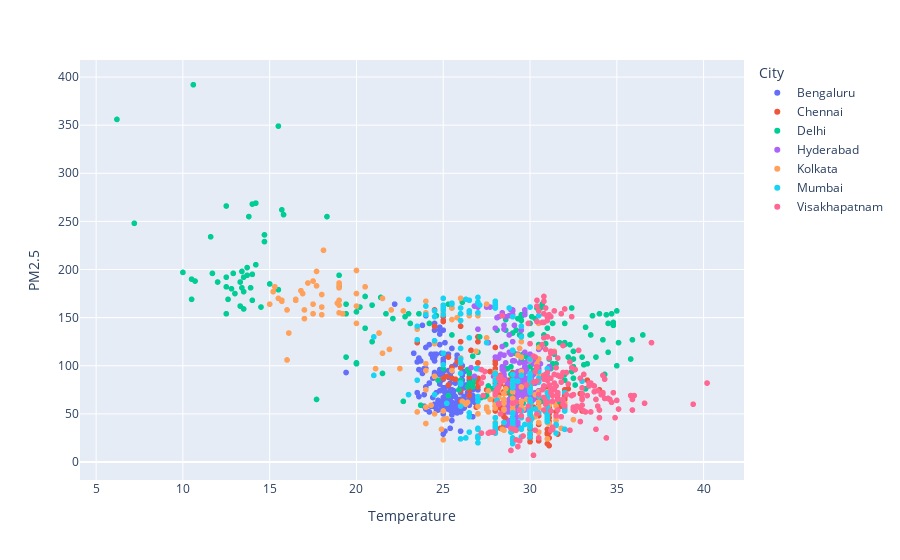

The notebook cell saved with this chart:
### Code cell
fig=px.scatter(dd,'median_x','median_y',color="City",labels={'median_x':'Temperature','median_y':'PM2.5'})
fig.show()
fig.write_image(f'images/pm2.5_temperature.png')

### Figure 1 — Plotly figure (JSON) as saved in the notebook; plotly's stock layout.template omitted (floating-point values rounded to 4 significant figures; data arrays with more than 128 entries replaced by an {"elided": "..."} marker saying what was removed)
{"data": [{"hovertemplate": "City=Bengaluru<br>Temperature=%{x}<br>PM2.5=%{y}<extra></extra>", "legendgroup": "Bengaluru", "marker": {"color": "#636efa", "symbol": "circle"}, "mode": "markers", "name": "Bengaluru", "showlegend": true, "type": "scattergl", "x": {"elided": "194 float values"}, "xaxis": "x", "y": {"elided": "194 int values"}, "yaxis": "y"}, {"hovertemplate": "City=Chennai<br>Temperature=%{x}<br>PM2.5=%{y}<extra></extra>", "legendgroup": "Chennai", "marker": {"color": "#EF553B", "symbol": "circle"}, "mode": "markers", "name": "Chennai", "showlegend": true, "type": "scattergl", "x": {"elided": "193 float values"}, "xaxis": "x", "y": {"elided": "193 int values"}, "yaxis": "y"}, {"hovertemplate": "City=Delhi<br>Temperature=%{x}<br>PM2.5=%{y}<extra></extra>", "legendgroup": "Delhi", "marker": {"color": "#00cc96", "symbol": "circle"}, "mode": "markers", "name": "Delhi", "showlegend": true, "type": "scattergl", "x": {"elided": "198 float values"}, "xaxis": "x", "y": {"elided": "198 int values"}, "yaxis": "y"}, {"hovertemplate": "City=Hyderabad<br>Temperature=%{x}<br>PM2.5=%{y}<extra></extra>", "legendgroup": "Hyderabad", "marker": {"color": "#ab63fa", "symbol": "circle"}, "mode": "markers", "name": "Hyderabad", "showlegend": true, "type": "scattergl", "x": {"elided": "193 float values"}, "xaxis": "x", "y": {"elided": "193 int values"}, "yaxis": "y"}, {"hovertemplate": "City=Kolkata<br>Temperature=%{x}<br>PM2.5=%{y}<extra></extra>", "legendgroup": "Kolkata", "marker": {"color": "#FFA15A", "symbol": "circle"}, "mode": "markers", "name": "Kolkata", "showlegend": true, "type": "scattergl", "x": {"elided": "193 float values"}, "xaxis": "x", "y": {"elided": "193 int values"}, "yaxis": "y"}, {"hovertemplate": "City=Mumbai<br>Temperature=%{x}<br>PM2.5=%{y}<extra></extra>", "legendgroup": "Mumbai", "marker": {"color": "#19d3f3", "symbol": "circle"}, "mode": "markers", "name": "Mumbai", "showlegend": true, "type": "scattergl", "x": {"elided": "193 float values"}, "xaxis": "x", "y": {"elided": "193 int values"}, "yaxis": "y"}, {"hovertemplate": "City=Visakhapatnam<br>Temperature=%{x}<br>PM2.5=%{y}<extra></extra>", "legendgroup": "Visakhapatnam", "marker": {"color": "#FF6692", "symbol": "circle"}, "mode": "markers", "name": "Visakhapatnam", "showlegend": true, "type": "scattergl", "x": {"elided": "190 float values"}, "xaxis": "x", "y": {"elided": "190 int values"}, "yaxis": "y"}], "layout": {"autosize": true, "legend": {"title": {"text": "City"}, "tracegroupgap": 0}, "margin": {"t": 60}, "xaxis": {"anchor": "y", "autorange": true, "domain": [0, 1], "range": [4.093, 42.31], "title": {"text": "Temperature"}, "type": "linear"}, "yaxis": {"anchor": "x", "autorange": true, "domain": [0, 1], "range": [-20.3, 419.3], "title": {"text": "PM2.5"}, "type": "linear"}}}
